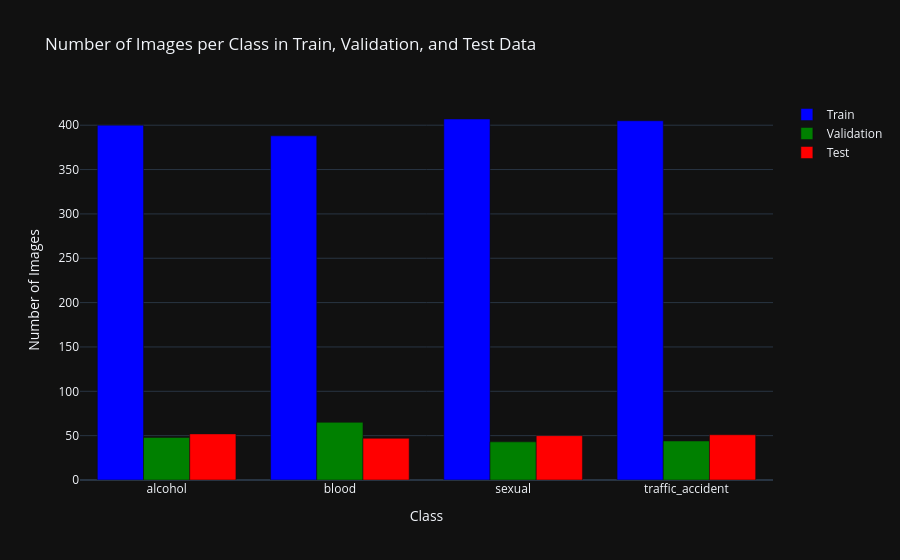

Notebook code for this chart:
### Code cell
_, train_counts = np.unique(train_labels, return_counts=True)
_, val_counts = np.unique(val_labels, return_counts=True)
_, test_counts = np.unique(test_labels, return_counts=True)

fig = go.Figure()

fig.add_trace(go.Bar(
    x=class_names,
    y=train_counts,
    name='Train',
    marker=dict(color='blue')
))

fig.add_trace(go.Bar(
    x=class_names,
    y=val_counts,
    name='Validation',
    marker=dict(color='green')
))

fig.add_trace(go.Bar(
    x=class_names,
    y=test_counts,
    name='Test',
    marker=dict(color='red')
))

fig.update_layout(
    title="Number of Images per Class in Train, Validation, and Test Data",
    barmode='group',
    xaxis_title="Class",
    yaxis_title="Number of Images",
    template="plotly_dark"
)

# Show the plot
fig.show()

### Figure 1 — Plotly figure (JSON) as saved in the notebook; plotly's stock layout.template omitted (floating-point values rounded to 4 significant figures)
{"data": [{"marker": {"color": "blue"}, "name": "Train", "x": ["alcohol", "blood", "sexual", "traffic_accident"], "y": [400, 388, 407, 405], "type": "bar"}, {"marker": {"color": "green"}, "name": "Validation", "x": ["alcohol", "blood", "sexual", "traffic_accident"], "y": [48, 65, 43, 44], "type": "bar"}, {"marker": {"color": "red"}, "name": "Test", "x": ["alcohol", "blood", "sexual", "traffic_accident"], "y": [52, 47, 50, 51], "type": "bar"}], "layout": {"title": {"text": "Number of Images per Class in Train, Validation, and Test Data"}, "barmode": "group", "xaxis": {"title": {"text": "Class"}}, "yaxis": {"title": {"text": "Number of Images"}}}}
